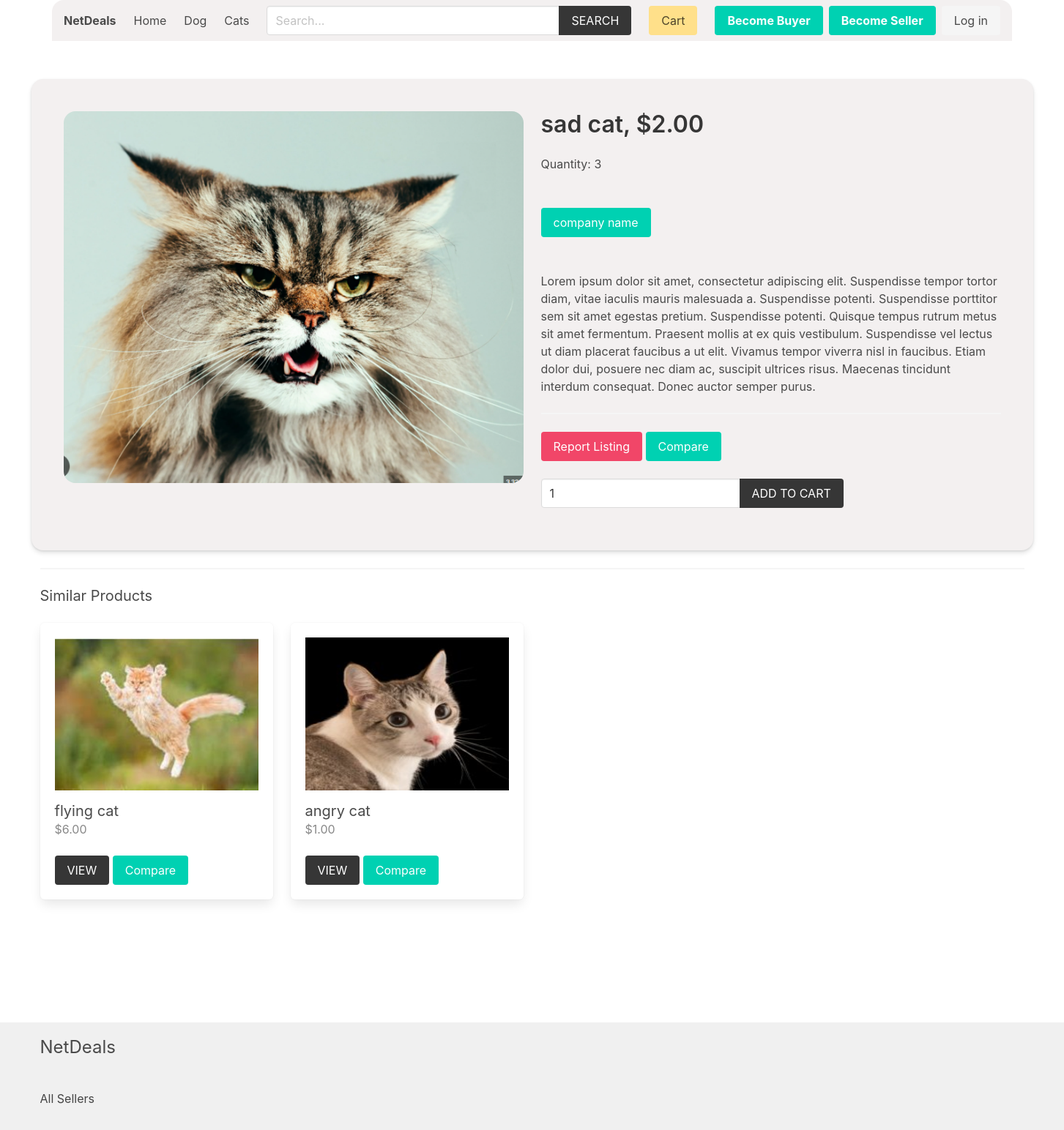
The app's page /product/Cats/sad-cat/, older data.
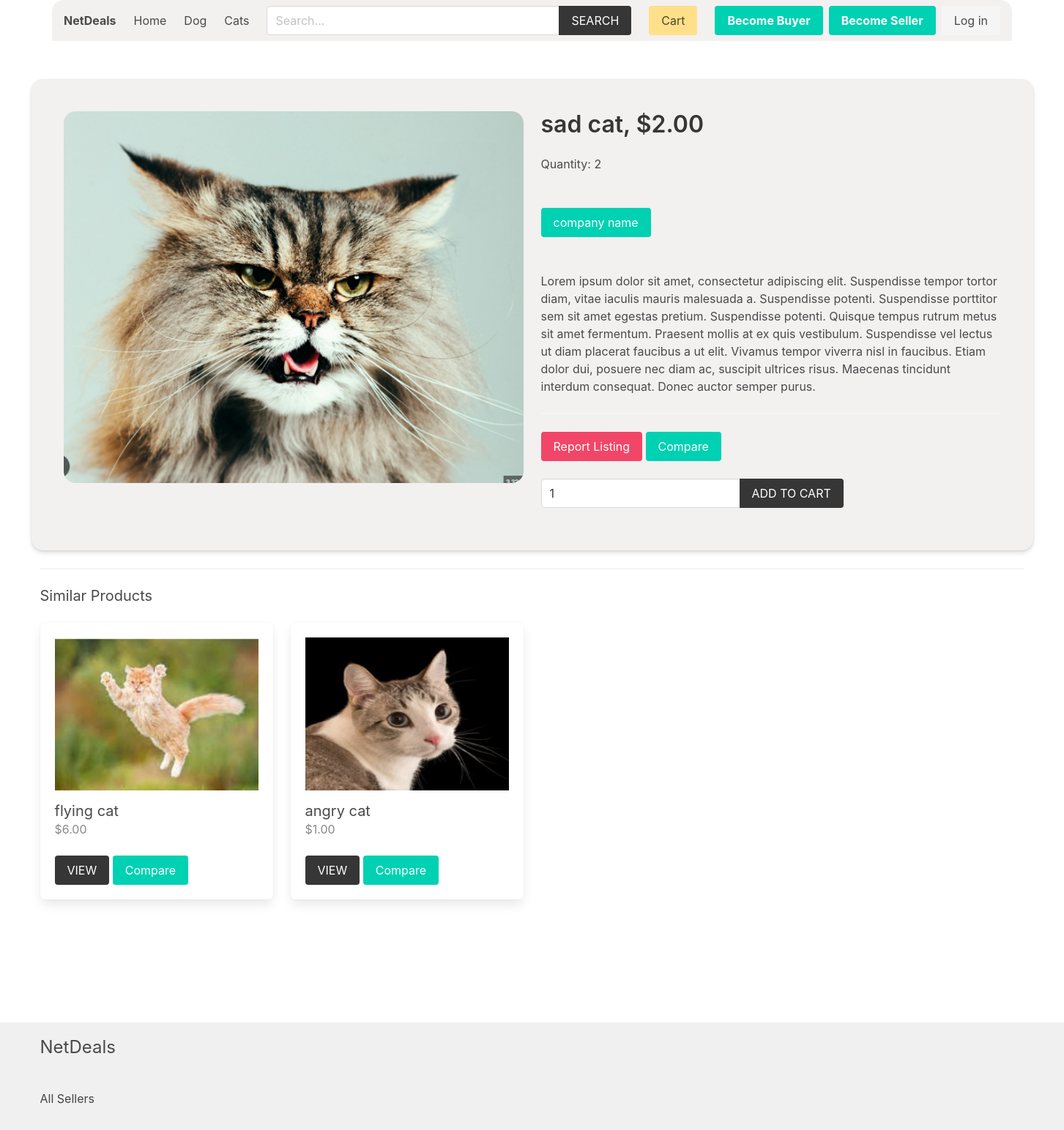
The same page, newer data.
### product/models.py (models this page shows, shortened)
class Product(models.Model):
    quantity = models.PositiveIntegerField(default=0)
    category = models.ForeignKey(Category, related_name='products', on_delete=models.CASCADE)
    seller = models.ForeignKey(SellerProfile, related_name="products", on_delete=models.CASCADE)
    title = models.CharField(max_length=50)
    slug = models.SlugField(max_length=55)
    description = models.TextField(blank=True, null=True)
    price = models.DecimalField(max_digits=6, decimal_places=2)
    added_date = models.DateTimeField(auto_now_add=True)
    image = models.ImageField(upload_to='uploads/', blank=True, null=True)
    thumbnail = models.ImageField(upload_to='uploads/', blank=True, null=True) # Change uploads to thumbnails
    class Meta:
        ordering = ['-added_date']
    def get_thumbnail(self):
        if self.thumbnail:
            return self.thumbnail.url

### accounts/models.py (models this page shows, shortened)
class SellerProfile(models.Model):
    is_approved = models.BooleanField(default=False) # for admin approval
    phone_number = models.CharField(max_length=15, null=True, blank=True)
    address = models.CharField(max_length=255, null=True, blank=True)
    user = models.OneToOneField(CustomUser, on_delete=models.CASCADE)
    company_name = models.CharField(max_length=100, null=True, blank=True)
    company_description = models.TextField(null=True, blank=True)

### product/views.py (the view)
# urls.py: path('product/', include('product.urls')),
def product(request, category_slug, product_slug):
    cart = Cart(request)
    product = get_object_or_404(Product, category__slug=category_slug, slug=product_slug)
    if request.method == 'POST':
        form = AddToCartForm(request.POST)
        if form.is_valid():
            quantity = form.cleaned_data['quantity']
            success = cart.add(product_id=product.id, quantity=quantity, update_quantity=False)
            if success:
                messages.success(request, "Successfully added to cart.")
            else:
                messages.error(request, "Failed to add to cart. Item is not available.")
            return redirect('product:product', category_slug=category_slug, product_slug=product_slug)
    else:
        form = AddToCartForm()
    similar_products = list(product.category.products.exclude(id=product.id))
    if len(similar_products) >= 4:
        similar_products = random.sample(similar_products, 4)
    report_form = ProductReportForm()
    context = {
        'product': product,
        'similar_products': similar_products,
        'form': form,
        'report_form': report_form,
    }
    return render(request, 'product/product.html', context)

### product/forms.py
class AddToCartForm(forms.Form):
    quantity = forms.IntegerField()

class ProductReportForm(forms.ModelForm):
    class Meta:
        model = ProductReport
        fields = ['reason']

### cart/cart.py (called while the page is built)
    def __len__(self):
        return sum(item['quantity'] for item in self.cart.values())

### cart/context_processors.py (called while the page is built)
def cart(request):
    return {'cart': Cart(request)}

### product/context_processors.py (called while the page is built)
def menu_categories(request):
    categories = Category.objects.all()
    return {'categories': categories}

### templates/product/product.html (shortened to what this page needs)
{% extends 'core/base.html' %}
{% block content %}
    <div class="columns shadowed-background">
        {% if product.image %}
            <div class="column is-half">
                <figure class="image mb-6">
                    <img class="rounded-image" src="{{product.image.url}}" alt="{{product.title}}">
                </figure>
            </div>
        {% endif %}
        <div class="column">
            <h1 class="title">{{product.title}}, ${{product.price}}</h1>
            <h2>Quantity: {{product.quantity}}</h2>
            <br>
            <br>
            <p class="mb-6">
                <a href="{% url 'seller:seller' product.seller.id %}" class="button is-primary ">{{product.seller.company_name}}</a>
            </p>
            <p>{{product.description}}</p>
            <hr>
            <button onclick="openReportModal()" class="button is-danger">Report Listing</button>
            <button type="button" class="button is-primary" onclick="compareProduct({{ product.pk }})">Compare</button>
            <br>
            <br>
            <form method="post" action="">
                <div class="field has-addons">
                    <div class="control">
                        <input type="number" name="quantity" value="1" class="input" min="1" id="">
                    </div>
                    <div class="control">
                        <button class="button is-dark is-uppercase">Add to Cart</button>
                    </div>
                </div>
            </form>
        </div>
    </div>
    {% if similar_products %}
        <hr>
        <div class="columns is-multiline">
            <div class="column is-12">
                <h2 class="subtitle">Similar Products</h2>
            </div>
            {% for product in similar_products %}
                {% include 'product/parts/list_item.html' %}
            {% endfor %}
        </div>
    {% endif %}
{% endblock content %}

Row changes from the older to the newer data that the page shows:
changed Product "sad cat": quantity "3" → "2"
